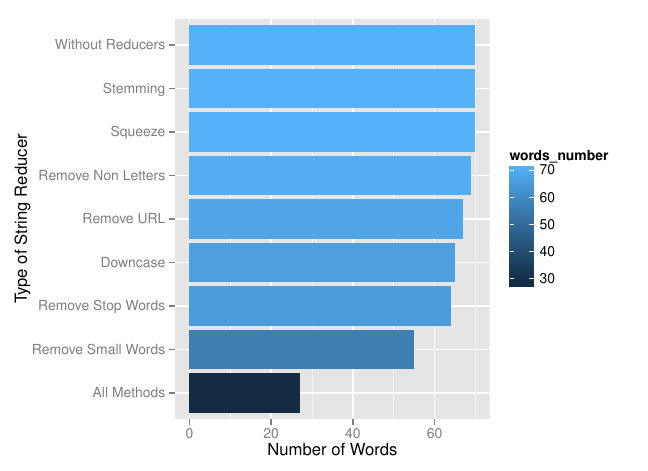

The script that saved this image:
library(ggplot2)
svm.results2 = read.table("svm_reduction_results.tsv",header = T,sep = "\t",check.names=F )

ggplot(svm.results2,aes(x=reorder(type,words_number),y=words_number,fill=words_number)) +
geom_bar(stat='identity') +
coord_flip() + labs(y='Number of Words',x='Type of String Reducer')

ggsave(file="plot_wordcount.pdf")
